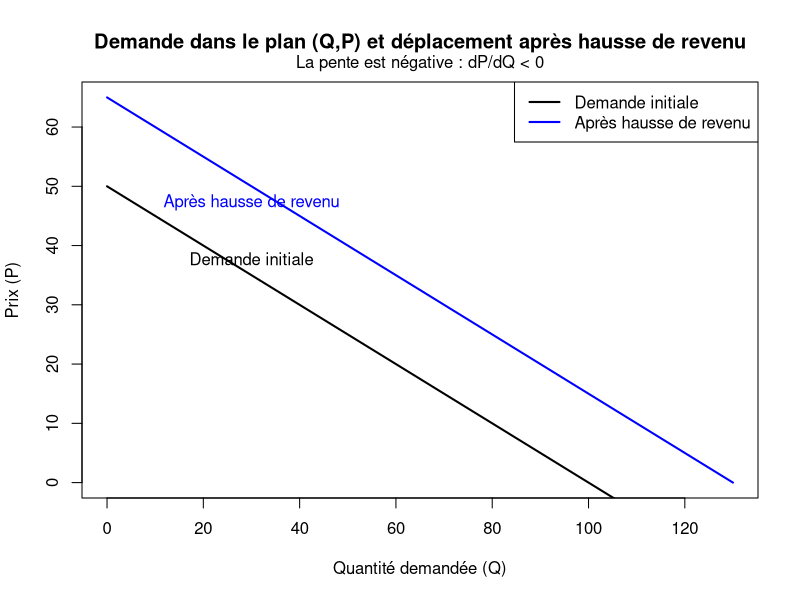
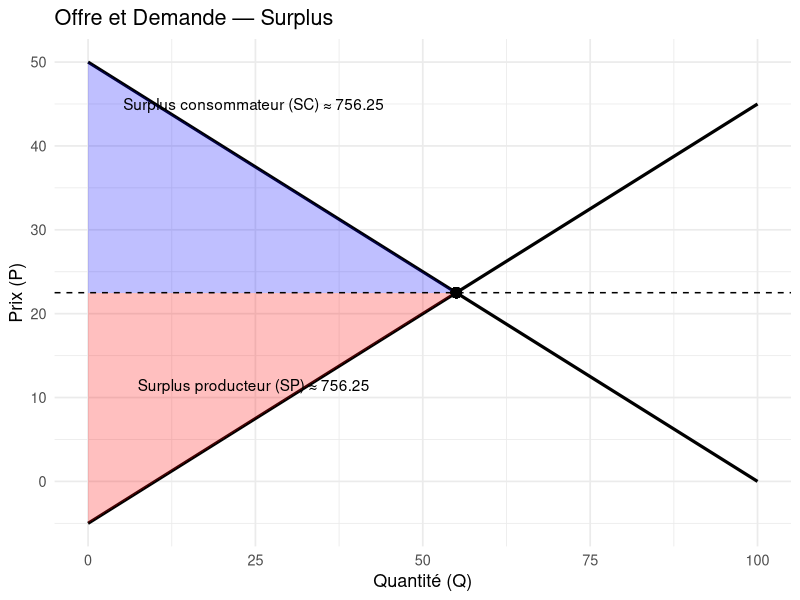
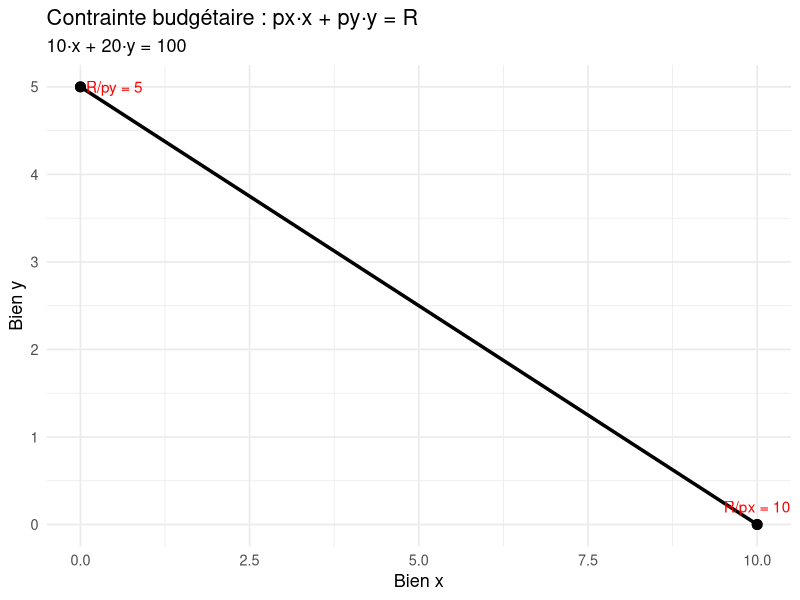
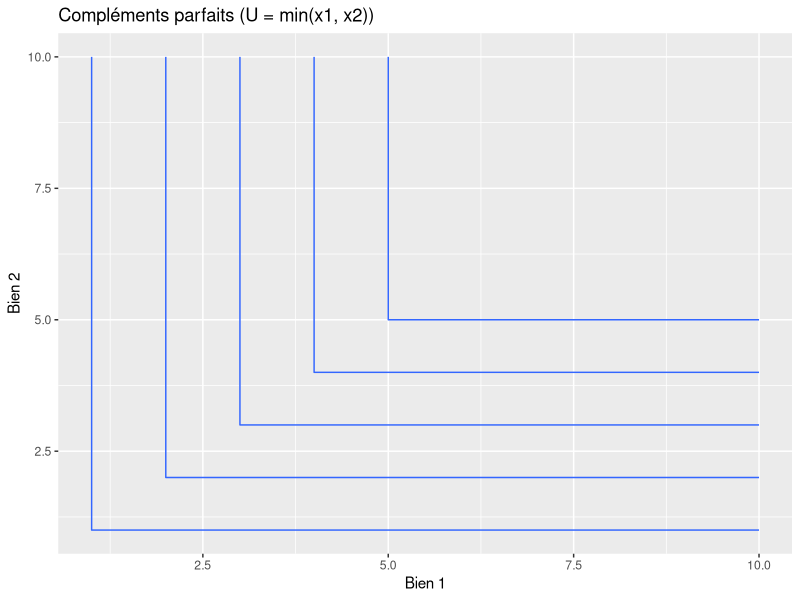
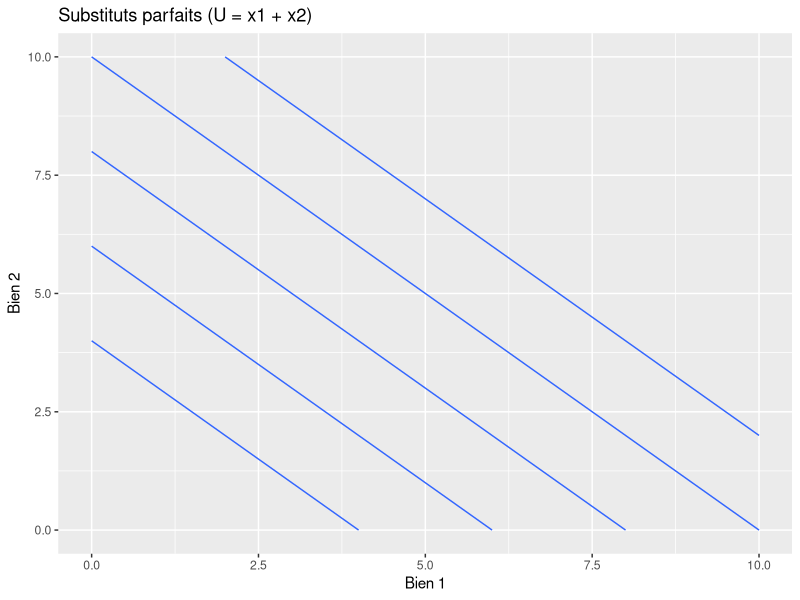
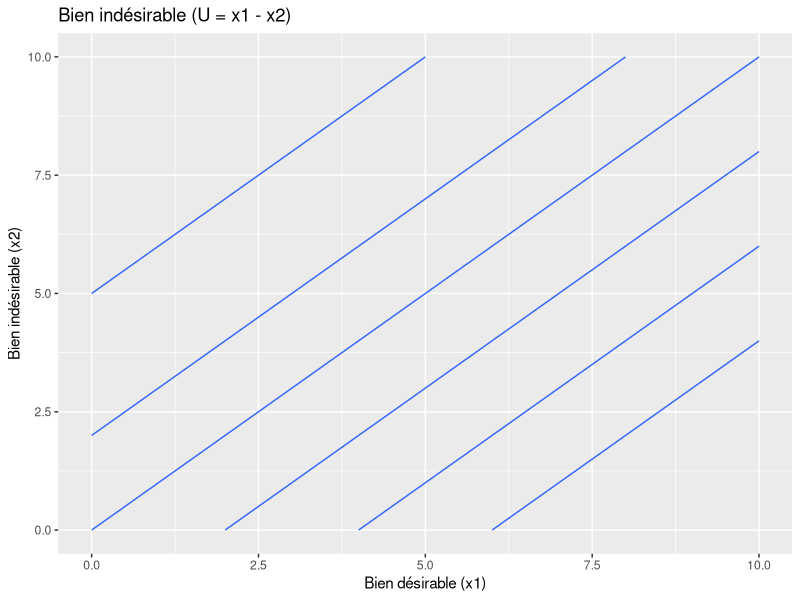
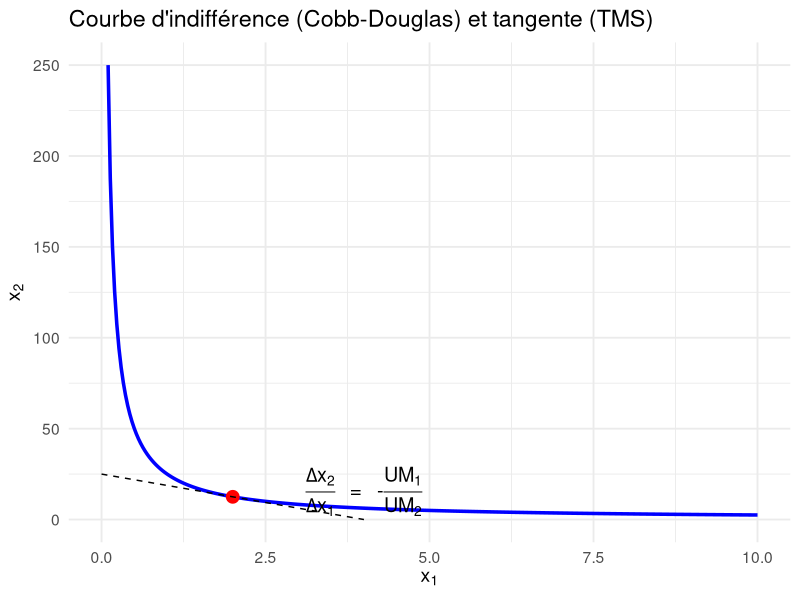
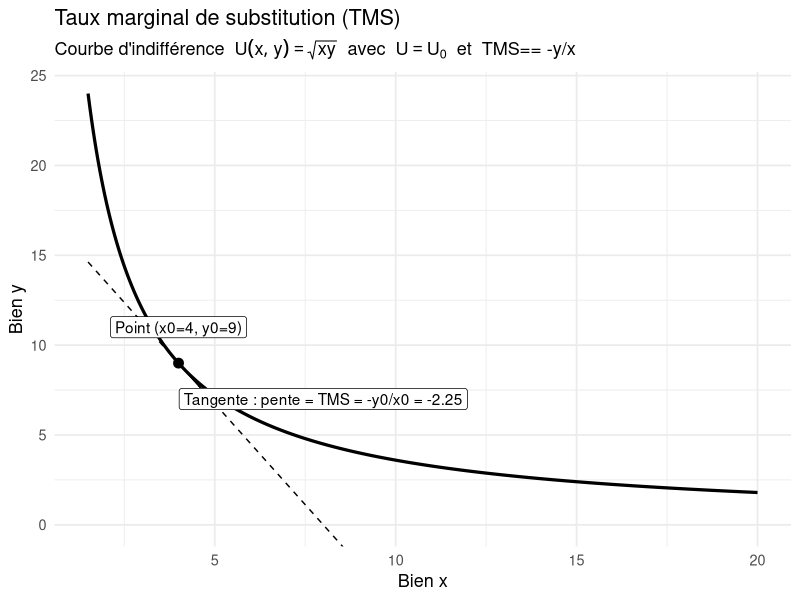

These figures' R source, in order:
## ---- chunk 1
# Paramètres
a_initial <- 100
b <- 2
a_income_rise <- 130

# Plage de quantités Q
Q <- seq(0, a_income_rise, by = 1)

# Inversion de la fonction de demande pour P = f(Q)
P_initial <- (a_initial - Q) / b
P_shifted <- (a_income_rise - Q) / b

# Tracé dans le plan (Q,P)
plot(
  Q, P_initial,
  type = "l", lwd = 2,
  xlab = "Quantité demandée (Q)",
  ylab = "Prix (P)",
  main = "Demande dans le plan (Q,P) et déplacement après hausse de revenu",
  ylim = c(0, max(P_initial, P_shifted))
)

lines(Q, P_shifted, col = "blue", lwd = 2)

text(30, (a_initial - 30)/b, "Demande initiale", pos = 3)
text(30, (a_income_rise - 30)/b, "Après hausse de revenu", pos = 1, col = "blue")

# Mention explicite de la pente négative
mtext("La pente est négative : dP/dQ < 0", side = 3, line = 0.5)

legend(
  "topright",
  legend = c("Demande initiale", "Après hausse de revenu"),
  col = c("black", "blue"),
  lwd = 2
)



## ---- chunk 2
#| label: surplus-corrige
#| fig-cap: "Surplus : aire sous la demande au-dessus de P* "
#| warning: false
library(ggplot2)

# Paramètres (linéaires)
a <- 100; b <- 2    # demande : P_d(Q) = (a - Q)/b
c <- 10;  d <- 2    # offre   : P_s(Q) = (Q - c)/d

# Fonctions prix en fonction de la quantité Q
P_d <- function(Q) (a - Q) / b
P_s <- function(Q) (Q - c) / d

# Équilibre initial
P_eq <- (a - c) / (b + d)
Q_eq <- a - b * P_eq

# Grille en Q (suffisamment fine pour l'approx intégrale)
Q_max <- max(Q_eq * 1.5, 100)
Q_all <- seq(0, Q_max, length.out = 2000)
df_all <- data.frame(Q = Q_all,
                     P_dem = P_d(Q_all),
                     P_off = P_s(Q_all))

# Partie utile pour les aires : de 0 à Q_eq
Q_shade <- seq(0, Q_eq, length.out = 1000)
df_shade <- data.frame(Q = Q_shade,
                       P_dem = P_d(Q_shade),
                       P_off = P_s(Q_shade))

# Calcul numérique (trapèze) du surplus consommateur : ∫_0^{Q*} (P_d(Q) - P_eq) dQ
dq <- diff(df_shade$Q)
y_cs <- df_shade$P_dem - P_eq
CS <- sum( (y_cs[-length(y_cs)] + y_cs[-1]) / 2 * dq )

# Surplus producteur : ∫_0^{Q*} (P_eq - P_s(Q)) dQ
y_ps <- P_eq - df_shade$P_off
PS <- sum( (y_ps[-length(y_ps)] + y_ps[-1]) / 2 * dq )

# Tracé
ggplot(df_all, aes(x = Q)) +
  geom_line(aes(y = P_dem), size = 1.1) +
  geom_line(aes(y = P_off), size = 1.1) +
  # Surplus consommateur : zone entre P_eq (ymin) et P_dem (ymax), pour Q∈[0,Q_eq]
  geom_ribbon(data = df_shade, aes(x = Q, ymin = P_eq, ymax = P_dem),
              fill = "blue", alpha = 0.25) +
  # Surplus producteur : zone entre P_off (ymin) et P_eq (ymax), pour Q∈[0,Q_eq]
  geom_ribbon(data = df_shade, aes(x = Q, ymin = P_off, ymax = P_eq),
              fill = "red", alpha = 0.25) +
  geom_hline(yintercept = P_eq, linetype = "dashed") +
  geom_point(aes(x = Q_eq, y = P_eq), size = 3) +
  annotate("text", x = Q_eq * 0.45, y = max(df_all$P_dem) * 0.9,
           label = paste0("Surplus consommateur (SC) ≈ ", round(CS, 2))) +
  annotate("text", x = Q_eq * 0.45, y = min(df_all$P_off) + (P_eq - min(df_all$P_off)) * 0.6,
           label = paste0("Surplus producteur (SP) ≈ ", round(PS, 2))) +
  labs(title = "Offre et Demande — Surplus",
       x = "Quantité (Q)", y = "Prix (P)") +
  coord_cartesian(xlim = c(0, Q_max),
                  ylim = c(min(df_all$P_off, na.rm = TRUE), max(df_all$P_dem, na.rm = TRUE))) +
  theme_minimal(base_size = 13)



## ---- chunk 3
#| label: contrainte-budget
#| fig-cap: "Contrainte budgétaire dans le plan (x,y)"
#| warning: false

library(ggplot2)

# Paramètres
R  <- 100   # revenu
px <- 10
py <- 20

# Intersections
x_max <- R / px   # R/px
y_max <- R / py   # R/py

# Points pour tracer la droite budgétaire
df_bc <- data.frame(
  x = c(0, x_max),
  y = c(y_max, 0)
)

ggplot(df_bc, aes(x = x, y = y)) +
  geom_line(linewidth = 1.2) +
  geom_point(aes(x = 0, y = y_max), size = 3) +
  geom_point(aes(x = x_max, y = 0), size = 3) +
  annotate(
    "text",
    x = x_max,
    y = 0,
    label = paste0("R/px = ", x_max),
    color = "red",
    vjust = -1
  ) +
  annotate(
    "text",
    x = 0,
    y = y_max,
    label = paste0("R/py = ", y_max),
    color = "red",
    hjust = -0.1
  ) +
  labs(
    title = "Contrainte budgétaire : px·x + py·y = R",
    subtitle = paste0(px, "·x + ", py, "·y = ", R),
    x = "Bien x",
    y = "Bien y"
  ) +
  coord_cartesian(xlim = c(0, x_max), ylim = c(0, y_max)) +
  theme_minimal(base_size = 13)




## ---- chunk 4
library(ggplot2)

df_comp <- data.frame(
  x1 = rep(seq(0, 10, by = 1), each = 11),
  x2 = rep(seq(0, 10, by = 1), times = 11)
)
df_comp$U <- pmin(df_comp$x1, df_comp$x2)

ggplot(df_comp, aes(x = x1, y = x2, z = U)) +
  geom_contour(breaks = c(1, 2, 3, 4, 5)) +
  labs(title = "Compléments parfaits (U = min(x1, x2))",
       x = "Bien 1", y = "Bien 2")

## ---- chunk 5
df_subs <- data.frame(
  x1 = rep(seq(0, 10, by = 0.5), each = 21),
  x2 = rep(seq(0, 10, by = 0.5), times = 21)
)
df_subs$U <- df_subs$x1 + df_subs$x2  # Par exemple U(x1,x2)=x1 + x2

ggplot(df_subs, aes(x = x1, y = x2, z = U)) +
  geom_contour(breaks = c(4, 6, 8, 10, 12)) +
  labs(title = "Substituts parfaits (U = x1 + x2)",
       x = "Bien 1", y = "Bien 2")
## ---- chunk 6
df_bad <- data.frame(
  x1 = rep(seq(0, 10, by = 0.5), each = 21),
  x2 = rep(seq(0, 10, by = 0.5), times = 21)
)
df_bad$U <- df_bad$x1 - df_bad$x2

ggplot(df_bad, aes(x = x1, y = x2, z = U)) +
  geom_contour(breaks = c(-5, -2, 0, 2, 4, 6)) +
  labs(title = "Bien indésirable (U = x1 - x2)",
       x = "Bien désirable (x1)", y = "Bien indésirable (x2)")
## ---- chunk 7
library(ggplot2)

# Paramètres Cobb-Douglas
alpha <- 0.5
beta  <- 0.5
u0 <- 5   # niveau d'utilité

# Courbe d'indifférence
x1 <- seq(0.1, 10, length.out = 300)
x2 <- (u0 / (x1^alpha))^(1/beta)
df <- data.frame(x1, x2)

# ---- Point où tracer la tangente (plus haut sur la courbe) ----
x1_0 <- 2   # <-- point choisi plus à gauche donc plus haut visuellement
x2_0 <- (u0 / (x1_0^alpha))^(1/beta)

# TMS au point (pente de la tangente)
TMS <- - (alpha / beta) * (x2_0 / x1_0)

# Droite tangente
x_tan <- seq(x1_0 - 2, x1_0 + 2, length.out = 80)
y_tan <- x2_0 + TMS * (x_tan - x1_0)
df_tan <- data.frame(x_tan, y_tan)

# ---- Graphique ----
ggplot() +
  geom_line(data = df, aes(x = x1, y = x2), size = 1.2, colour = "blue") +
  geom_point(aes(x = x1_0, y = x2_0), size = 4, colour = "red") +
  geom_line(data = df_tan, aes(x = x_tan, y = y_tan), linetype = "dashed") +
  annotate(
    "text",
    x = x1_0 + 2, y = x2_0 + 3,     # <-- position centrale et visible
    label = "paste(frac(Delta * x[2], Delta * x[1]), '   =   -', frac(UM[1], UM[2]))",
    parse = TRUE,
    size = 5
  ) +
  labs(
    title = "Courbe d'indifférence (Cobb-Douglas) et tangente (TMS)",
    x = expression(x[1]),
    y = expression(x[2])
  ) +
  theme_minimal(base_size = 14)

## ---- chunk 8
#| label: tms-plot
#| fig-cap: "TMS = pente de la tangente à la courbe d'indifférence"
#| warning: false
library(ggplot2)

# Fonction d'utilité Cobb-Douglas U(x,y)=sqrt(xy)
U  <- function(x, y) sqrt(x*y)

# Niveau d'utilité de la courbe (modifiable)
U0 <- 6   # alors xy = U0^2 = 36  => y = 36/x

# Point illustratif sur la courbe (modifiable, doit vérifier x0*y0=36)
x0 <- 4
y0 <- (U0^2)/x0  # 9

# TMS au point (x0,y0) : -MUx/MUy = -y/x
TMS <- - y0/x0   # -2.25

# Données pour la courbe d'indifférence U=U0  (hyperbole y=36/x)
xs  <- seq(1.5, 20, length.out = 400)
ys  <- (U0^2) / xs
indif <- data.frame(x = xs, y = ys)

# Droite tangente en (x0,y0): y = y0 + TMS*(x - x0)
xt  <- seq(1.5, 20, length.out = 200)
yt  <- y0 + TMS * (xt - x0)
tangent <- data.frame(x = xt, y = yt)

# Petite flèche montrant la pente (TMS)
# On prend un court segment autour de x0
seg_dx <- 1
seg <- data.frame(
  x  = c(x0, x0 + seg_dx),
  y  = c(y0, y0 + TMS*seg_dx)
)

ggplot() +
  # Courbe d'indifférence
  geom_line(data = indif, aes(x, y), linewidth = 1.1) +
  # Tangente au point choisi
  geom_line(data = tangent, aes(x, y), linetype = "dashed") +
  # Point (x0,y0)
  geom_point(aes(x0, y0), size = 3) +
  # Segment/flèche pour la pente (TMS)
  geom_segment(data = seg, aes(x = x[1], y = y[1], xend = x[2], yend = y[2]),
               arrow = arrow(length = unit(6, "pt"))) +
  # Annotations
  annotate("label", x = x0, y = y0 + 2,
           label = paste0("Point (x0=", x0, ", y0=", round(y0,2), ")")) +
  annotate("label", x = x0 + 4, y = y0 - 2,
           label = paste0("Tangente : pente = TMS = -y0/x0 = ", round(TMS, 2))) +
  labs(x = "Bien x", y = "Bien y",
       title = "Taux marginal de substitution (TMS)",
       subtitle = expression(paste("Courbe d'indifférence  ", U(x,y)==sqrt(xy),
                                   "  avec  ", U==U[0], "  et  TMS== -y/x"))) +
  coord_cartesian(ylim = c(0, max(ys, yt, na.rm = TRUE))) +
  theme_minimal(base_size = 13)
